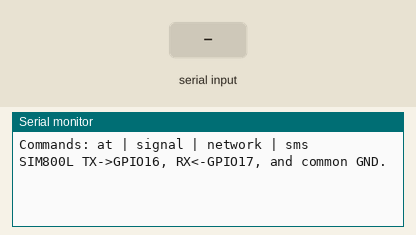
The sketch below on a simulated ESP32. On the bench: the last lines printed to the serial monitor. The test bench sets the inputs (shaded band). The modem accepts every AT command (registered, SIM ready, sends succeed) and sends nothing else.

Above: at 1.2 s.
1.3 s: "at\n" received over Serial
At 3.6 s:
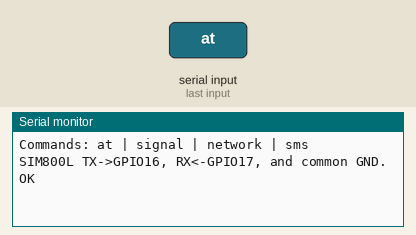
4.3 s: "signal\n" received over Serial
At 7.1 s:
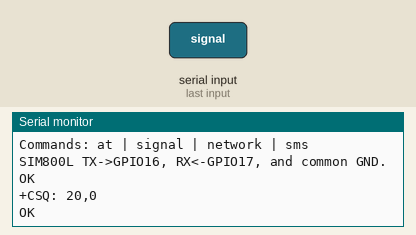
7.3 s: "network\n" received over Serial
At 10.1 s:
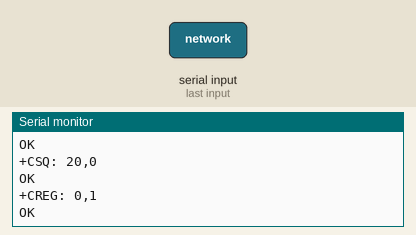
10.3 s: "sms\n" received over Serial
At 11.3 s:
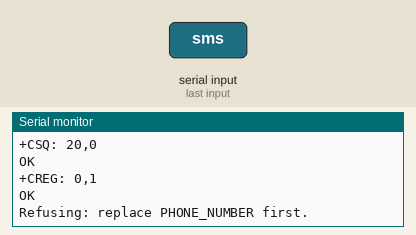
11.8 s: "1\n" received over Serial
At 12.5 s:
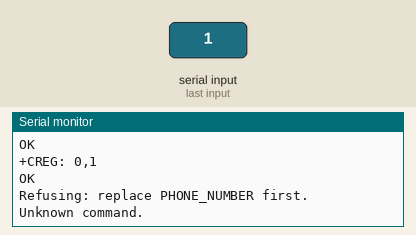
13.3 s: "at\n" received over the second serial link
At 15.2 s:
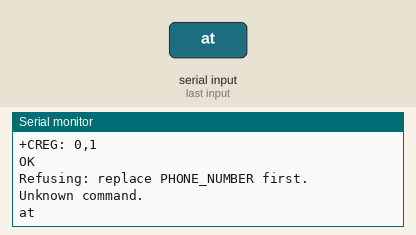

The sketch:

04_sim800l_test.ino
```cpp
// Bench-safe SIM800L test. It sends nothing automatically.
// Power the modem from a suitable ~4 V supply capable of high current bursts.
// Never power a bare SIM800L from the ESP32 3.3 V pin.

#include <Arduino.h>

HardwareSerial modem(2);
const char PHONE_NUMBER[] = "+8801XXXXXXXXX";

String waitForResponse(uint32_t timeoutMs) {
  String response;
  const uint32_t start = millis();
  while (millis() - start < timeoutMs) {
    while (modem.available()) response += char(modem.read());
  }
  return response;
}

void sendSms() {
  if (String(PHONE_NUMBER).indexOf('X') >= 0) {
    Serial.println("Refusing: replace PHONE_NUMBER first.");
    return;
  }
  modem.println("AT+CMGF=1");
  Serial.println(waitForResponse(1000));
  modem.print("AT+CMGS=\"");
  modem.print(PHONE_NUMBER);
  modem.println("\"");
  Serial.println(waitForResponse(1500));
  modem.print("ALERTA bench test message");
  modem.write(26);
  Serial.println(waitForResponse(15000));
}

void setup() {
  Serial.begin(115200);
  modem.begin(9600, SERIAL_8N1, 16, 17);
  Serial.println("Commands: at | signal | network | sms");
  Serial.println("SIM800L TX->GPIO16, RX<-GPIO17, and common GND.");
}

void loop() {
  if (!Serial.available()) return;
  String command = Serial.readStringUntil('\n');
  command.trim();
  command.toLowerCase();

  if (command == "at") modem.println("AT");
  else if (command == "signal") modem.println("AT+CSQ");
  else if (command == "network") modem.println("AT+CREG?");
  else if (command == "sms") sendSms();
  else Serial.println("Unknown command.");

  if (command != "sms") Serial.println(waitForResponse(2000));
}
```

Measured:
- after the input at 1.3 s, the serial monitor: prints a new line after 2.0 s (image 1)
- after the input at 4.3 s, the serial monitor: prints a new line after 2.0 s (image 2)
- after the input at 7.3 s, the serial monitor: prints a new line after 2.0 s (image 3)
- after the input at 10.3 s, the serial monitor: prints a new line at once (image 4)
- after the input at 11.8 s, the serial monitor: prints a new line at once (image 5)
- after the input at 13.3 s, the serial monitor: prints a new line after 0.50 s (image 6)
